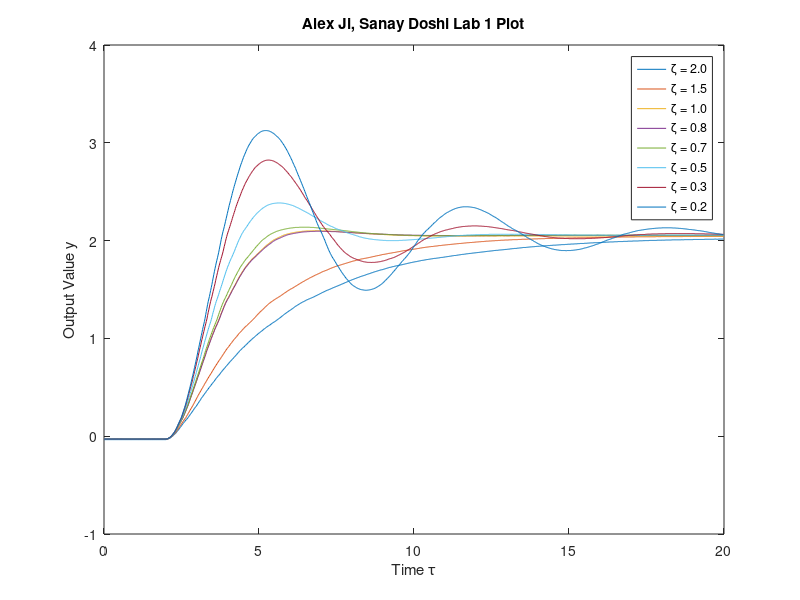

This chart was generated by the following MATLAB code: (Note: this script raises an error after producing the figure.)
load("y1.mat");
load("y2.mat");
load("y3.mat");
load("y4.mat");
load("y5.mat");
load("y6.mat");
load("y7.mat");
load("y8.mat");

plot(y1(:,1),y1(:,2));
hold on;
plot(y2(:,1),y2(:,2));
plot(y3(:,1),y3(:,2));
plot(y4(:,1),y4(:,2));
plot(y5(:,1),y5(:,2));
plot(y6(:,1),y6(:,2));
plot(y7(:,1),y7(:,2));
plot(y8(:,1),y8(:,2));
legend('\zeta = 2.0','\zeta = 1.5','\zeta = 1.0','\zeta = 0.8','\zeta = 0.7','\zeta = 0.5','\zeta = 0.3','\zeta = 0.2')
xlabel('Time \tau');
ylabel('Output Value y');
title ('Alex Ji, Sanay Doshi Lab 1 Plot')

% compute theoritical and actual value for each Mp, ts, tr:

omega_n = 1;

% \zeta = 2.0
zeta = 2.0;
theoretical_Mp = 0;
theoretical_tr = (4.7 .* zeta - 1.2)./omega_n;
theoretical_ts = (6.6 .* zeta - 1.6)./omega_n;
yss  = mean(y1(end-9:end,2)); 
ymax = max(y1(:,2));                   
actual_mp = (ymax - yss) / yss;
actual_mp_percent = actual_mp * 100;

S = stepinfo (y1(:,2), y1(:,1));
actual_tr = S.RiseTime;
actual_ts = S.SettlingTime;
fprintf(['\\zeta = %f, theoretical Mp value = %f, actual Mp value = %f, theoretical' ...
    ' tr value = %f, actual tr value = %f, theoretical ts value = %f, actual ts value = %f\n'] ...
    ,zeta, theoretical_Mp, actual_mp_percent, theoretical_tr, actual_tr, theoretical_ts, actual_ts);

% \zeta = 1.5
zeta = 1.5;
theoretical_Mp = 0;
theoretical_tr = (4.7 .* zeta - 1.2)./omega_n;
theoretical_ts = (6.6 .* zeta - 1.6)./omega_n;
yss  = mean(y2(end-9:end,2)); 
ymax = max(y2(:,2));                   
actual_mp = (ymax - yss) / yss;
actual_mp_percent = actual_mp * 100;

S = stepinfo (y2(:,2), y2(:,1));
actual_tr = S.RiseTime;
actual_ts = S.SettlingTime;
fprintf(['\\zeta = %f, theoretical Mp value = %f, actual Mp value = %f, theoretical' ...
    ' tr value = %f, actual tr value = %f, theoretical ts value = %f, actual ts value = %f\n'] ...
    ,zeta, theoretical_Mp, actual_mp_percent, theoretical_tr, actual_tr, theoretical_ts, actual_ts);


% \zeta = 1.0 
zeta = 1.0;
theoretical_Mp = 0;
theoretical_tr = (1.2 - 0.45 .* zeta + 2.6 .* zeta.^2)./omega_n;
theoretical_ts = (6.6 .* zeta - 1.6)./omega_n;
yss  = mean(y3(end-9:end,2)); 
ymax = max(y3(:,2));                   
actual_mp = (ymax - yss) / yss;
actual_mp_percent = actual_mp * 100;

S = stepinfo (y3(:,2), y3(:,1));
actual_tr = S.RiseTime;
actual_ts = S.SettlingTime;
fprintf(['\\zeta = %f, theoretical Mp value = %f, actual Mp value = %f, theoretical' ...
    ' tr value = %f, actual tr value = %f, theoretical ts value = %f, actual ts value = %f\n'] ...
    ,zeta, theoretical_Mp, actual_mp_percent, theoretical_tr, actual_tr, theoretical_ts, actual_ts);


% \zeta = 0.8 
zeta = 0.8;
theoretical_Mp = exp(-pi .* zeta ./ sqrt(1 - zeta.^2)) * 100;;
theoretical_tr = (1.2 - 0.45 .* zeta + 2.6 .* zeta.^2)./omega_n;
theoretical_ts = (6.6 .* zeta - 1.6)./omega_n;
yss  = mean(y4(end-9:end,2)); 
ymax = max(y4(:,2));                   
actual_mp = (ymax - yss) / yss;
actual_mp_percent = actual_mp * 100;

S = stepinfo (y4(:,2), y4(:,1));
actual_tr = S.RiseTime;
actual_ts = S.SettlingTime;
fprintf(['\\zeta = %f, theoretical Mp value = %f, actual Mp value = %f, theoretical' ...
    ' tr value = %f, actual tr value = %f, theoretical ts value = %f, actual ts value = %f\n'] ...
    ,zeta, theoretical_Mp, actual_mp_percent, theoretical_tr, actual_tr, theoretical_ts, actual_ts);

% \zeta = 0.7 
zeta = 0.7;
theoretical_Mp = exp(-pi .* zeta ./ sqrt(1 - zeta.^2)) * 100;;
theoretical_tr = (1.2 - 0.45 .* zeta + 2.6 .* zeta.^2)./omega_n;
theoretical_ts = (6.6 .* zeta - 1.6)./omega_n;
yss  = mean(y5(end-9:end,2)); 
ymax = max(y5(:,2));                   
actual_mp = (ymax - yss) / yss;
actual_mp_percent = actual_mp * 100;

S = stepinfo (y5(:,2), y5(:,1));
actual_tr = S.RiseTime;
actual_ts = S.SettlingTime;
fprintf(['\\zeta = %f, theoretical Mp value = %f, actual Mp value = %f, theoretical' ...
    ' tr value = %f, actual tr value = %f, theoretical ts value = %f, actual ts value = %f\n'] ...
    ,zeta, theoretical_Mp, actual_mp_percent, theoretical_tr, actual_tr, theoretical_ts, actual_ts);


% \zeta = 0.5 
zeta = 0.5;
theoretical_Mp = exp(-pi .* zeta ./ sqrt(1 - zeta.^2)) * 100;;
theoretical_tr = (1.2 - 0.45 .* zeta + 2.6 .* zeta.^2)./omega_n;
theoretical_ts = -0.5 ./ (zeta .* omega_n) .* log((1-zeta.^2)./400);
yss  = mean(y6(end-9:end,2)); 
ymax = max(y6(:,2));                   
actual_mp = (ymax - yss) / yss;
actual_mp_percent = actual_mp * 100;

S = stepinfo (y6(:,2), y6(:,1));
actual_tr = S.RiseTime;
actual_ts = S.SettlingTime;
fprintf(['\\zeta = %f, theoretical Mp value = %f, actual Mp value = %f, theoretical' ...
    ' tr value = %f, actual tr value = %f, theoretical ts value = %f, actual ts value = %f\n'] ...
    ,zeta, theoretical_Mp, actual_mp_percent, theoretical_tr, actual_tr, theoretical_ts, actual_ts);


% \zeta = 0.3 
zeta = 0.3;
theoretical_Mp = exp(-pi .* zeta ./ sqrt(1 - zeta.^2)) * 100;;
theoretical_tr = (1.2 - 0.45 .* zeta + 2.6 .* zeta.^2)./omega_n;
theoretical_ts = -0.5 ./ (zeta .* omega_n) .* log((1-zeta.^2)./400);
yss  = mean(y7(end-9:end,2)); 
ymax = max(y7(:,2));                   
actual_mp = (ymax - yss) / yss;
actual_mp_percent = actual_mp * 100;

S = stepinfo (y7(:,2), y7(:,1));
actual_tr = S.RiseTime;
actual_ts = S.SettlingTime;
fprintf(['\\zeta = %f, theoretical Mp value = %f, actual Mp value = %f, theoretical' ...
    ' tr value = %f, actual tr value = %f, theoretical ts value = %f, actual ts value = %f\n'] ...
    ,zeta, theoretical_Mp, actual_mp_percent, theoretical_tr, actual_tr, theoretical_ts, actual_ts);


% \zeta = 0.2 
zeta = 0.2;
theoretical_Mp = exp(-pi .* zeta ./ sqrt(1 - zeta.^2)) * 100;;
theoretical_tr = (1.2 - 0.45 .* zeta + 2.6 .* zeta.^2)./omega_n;
theoretical_ts = -0.5 ./ (zeta .* omega_n) .* log((1-zeta.^2)./400);
yss  = mean(y8(end-9:end,2)); 
ymax = max(y8(:,2));                   
actual_mp = (ymax - yss) / yss;
actual_mp_percent = actual_mp * 100;

S = stepinfo (y8(:,2), y8(:,1));
actual_tr = S.RiseTime;
actual_ts = S.SettlingTime;
fprintf(['\\zeta = %f, theoretical Mp value = %f, actual Mp value = %f, theoretical' ...
    ' tr value = %f, actual tr value = %f, theoretical ts value = %f, actual ts value = %f\n'] ...
    ,zeta, theoretical_Mp, actual_mp_percent, theoretical_tr, actual_tr, theoretical_ts, actual_ts);










